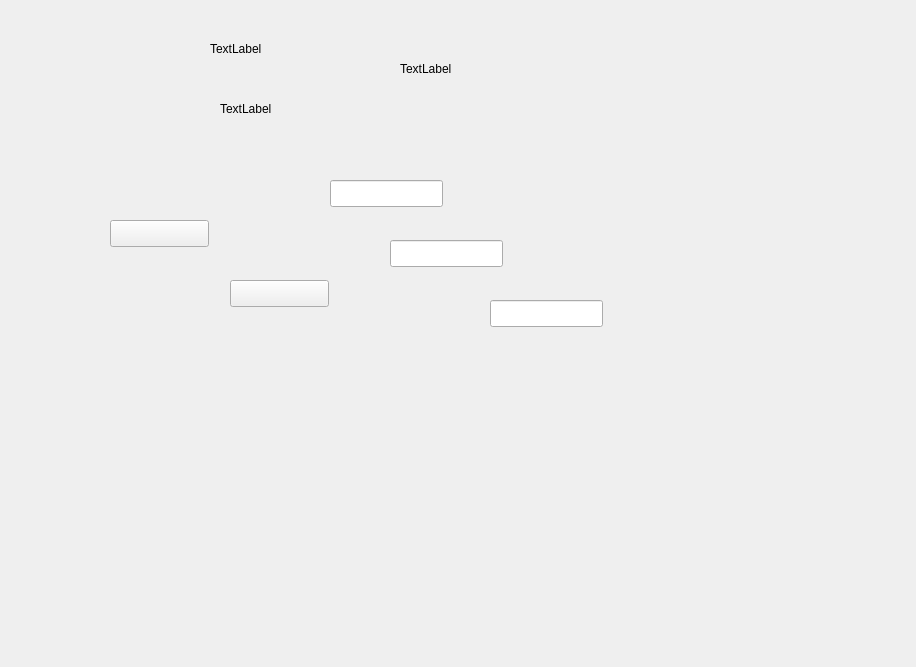
<?xml version="1.0" encoding="UTF-8"?>
<ui version="4.0">
 <class>QUserForm</class>
 <widget class="QWidget" name="QUserForm">
  <property name="geometry">
   <rect>
    <x>0</x>
    <y>0</y>
    <width>916</width>
    <height>667</height>
   </rect>
  </property>
  <property name="windowTitle">
   <string>Form</string>
  </property>
  <widget class="QPushButton" name="pb_user_logout">
   <property name="geometry">
    <rect>
     <x>110</x>
     <y>220</y>
     <width>99</width>
     <height>27</height>
    </rect>
   </property>
   <property name="text">
    <string/>
   </property>
  </widget>
  <widget class="QPushButton" name="pb_logout_save">
   <property name="geometry">
    <rect>
     <x>230</x>
     <y>280</y>
     <width>99</width>
     <height>27</height>
    </rect>
   </property>
   <property name="text">
    <string/>
   </property>
  </widget>
  <widget class="QLineEdit" name="ed_user_oldpasswd">
   <property name="geometry">
    <rect>
     <x>330</x>
     <y>180</y>
     <width>113</width>
     <height>27</height>
    </rect>
   </property>
  </widget>
  <widget class="QLineEdit" name="ed_user_newpasswd">
   <property name="geometry">
    <rect>
     <x>390</x>
     <y>240</y>
     <width>113</width>
     <height>27</height>
    </rect>
   </property>
  </widget>
  <widget class="QLineEdit" name="ed_user_comfirepasswd">
   <property name="geometry">
    <rect>
     <x>490</x>
     <y>300</y>
     <width>113</width>
     <height>27</height>
    </rect>
   </property>
  </widget>
  <widget class="QLabel" name="lb_user_oldpasswd">
   <property name="geometry">
    <rect>
     <x>210</x>
     <y>40</y>
     <width>67</width>
     <height>17</height>
    </rect>
   </property>
   <property name="text">
    <string>TextLabel</string>
   </property>
  </widget>
  <widget class="QLabel" name="lb_user_newpasswd">
   <property name="geometry">
    <rect>
     <x>220</x>
     <y>100</y>
     <width>67</width>
     <height>17</height>
    </rect>
   </property>
   <property name="text">
    <string>TextLabel</string>
   </property>
  </widget>
  <widget class="QLabel" name="lb_user_comfirepasswd">
   <property name="geometry">
    <rect>
     <x>400</x>
     <y>60</y>
     <width>67</width>
     <height>17</height>
    </rect>
   </property>
   <property name="text">
    <string>TextLabel</string>
   </property>
  </widget>
  <widget class="QLabel" name="label_mima">
   <property name="geometry">
    <rect>
     <x>90</x>
     <y>90</y>
     <width>67</width>
     <height>17</height>
    </rect>
   </property>
   <property name="text">
    <string/>
   </property>
  </widget>
  <widget class="QLabel" name="label_touxiang">
   <property name="geometry">
    <rect>
     <x>110</x>
     <y>150</y>
     <width>67</width>
     <height>17</height>
    </rect>
   </property>
   <property name="text">
    <string/>
   </property>
  </widget>
  <widget class="QLabel" name="label_zhuti">
   <property name="geometry">
    <rect>
     <x>50</x>
     <y>170</y>
     <width>67</width>
     <height>17</height>
    </rect>
   </property>
   <property name="text">
    <string/>
   </property>
  </widget>
 </widget>
 <resources/>
 <connections/>
</ui>
